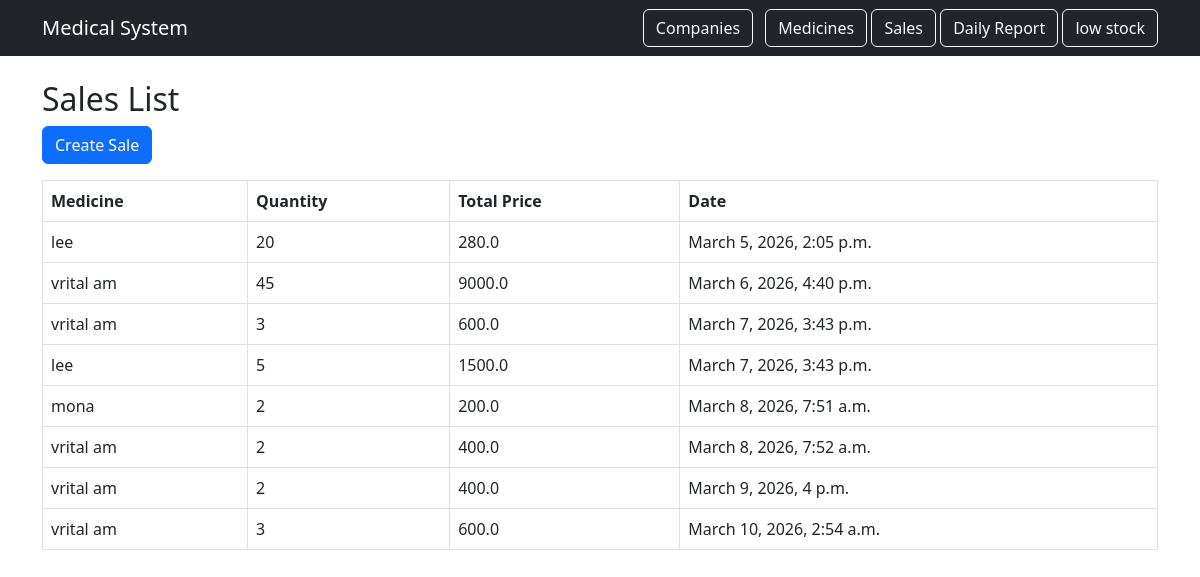
Page /sales/ on the committed database.
### medicines/models.py (models this page shows, shortened)
class Sale(models.Model):
    medicine = models.ForeignKey(Medicine, on_delete=models.CASCADE)
    quantity = models.IntegerField()
    total_price = models.FloatField()
    date = models.DateTimeField(auto_now_add=True)

class Medicine(models.Model):
    name = models.CharField(max_length=100)
    company = models.ForeignKey(Company, on_delete=models.CASCADE)
    price = models.FloatField()
    quantity = models.IntegerField()
    expiry_date = models.DateField()
    gst = models.FloatField(default=0)

### medicines/views.py (the view)
# urls.py: path('sales/', views.sale_list, name='sale_list'),
def sale_list(request):
    sales = Sale.objects.select_related('medicine').all()
    return render(request, 'sales/sale_list.html', {'sales': sales})

### templates/sales/sale_list.html
{% extends 'base.html' %}
{% block content %}
<h2>Sales List</h2>
<a class="btn btn-primary mb-3" href="{% url 'sale_create' %}">Create Sale</a>
<table class="table table-bordered">
<tr>
<th>Medicine</th>
<th>Quantity</th>
<th>Total Price</th>
<th>Date</th>
</tr>
{% for sale in sales %}
<tr>
<td>{{ sale.medicine.name }}</td>
<td>{{ sale.quantity }}</td>
<td>{{ sale.total_price }}</td>
<td>{{ sale.date }}</td>
</tr>
{% endfor %}
</table>
{% endblock %}

### rows in the picture
Sale: medicine.name "lee", quantity "20", total_price "280.0", date "March 5, 2026, 2:05 p.m."
Sale: medicine.name "vrital am", quantity "45", total_price "9000.0", date "March 6, 2026, 4:40 p.m."
Sale: medicine.name "vrital am", quantity "3", total_price "600.0", date "March 7, 2026, 3:43 p.m."
Sale: medicine.name "lee", quantity "5", total_price "1500.0", date "March 7, 2026, 3:43 p.m."
Sale: medicine.name "mona", quantity "2", total_price "200.0", date "March 8, 2026, 7:51 a.m."
Sale: medicine.name "vrital am", quantity "2", total_price "400.0", date "March 8, 2026, 7:52 a.m."
Sale: medicine.name "vrital am", quantity "2", total_price "400.0", date "March 9, 2026, 4 p.m."
Sale: medicine.name "vrital am", quantity "3", total_price "600.0", date "March 10, 2026, 2:54 a.m."
